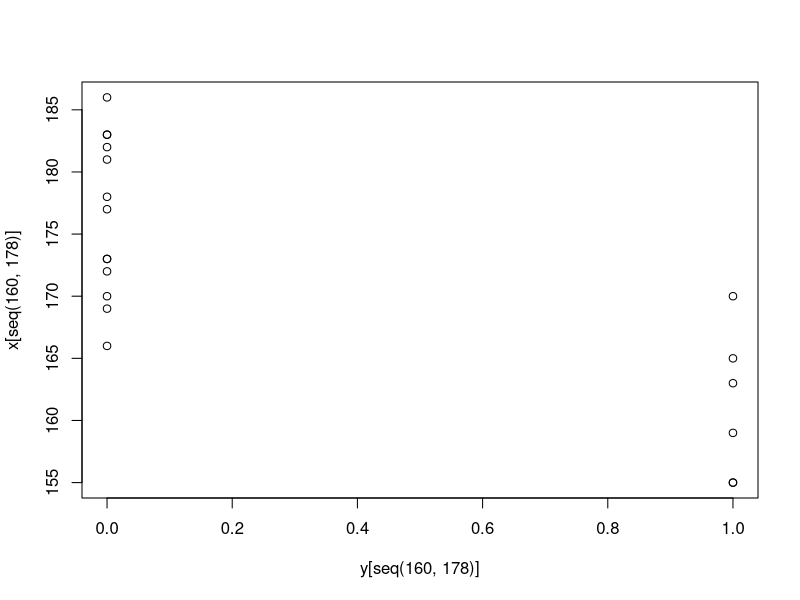

This figure's R source:
# When data are 0s and 1s probabilities and expectations are the same thing!!!
n = 1000
y = rbinom(n,1,0.25)
# proportion of ones Pr(Y)
sum(y==1)/length(y)
# expectaion of Y
mean(y)


n = 10000
set.seed(1)
men = rnorm(n,176,7) # height in centimeters
women = rnorm(n,162,7) # height in centimeters
y = c(rep(0,n),rep(1,n))
x = round(c(men,women))

# mix it up
ind = sample(seq(along=y))
y = y[ind]
x = x[ind]

mean(y[x==176])

plot(y[seq(160,178)], x[seq(160,178)])

idx = sapply(unique(x), function(h){
  mean(y[x==h]) > 0.5
})

max(unique(x)[idx])
